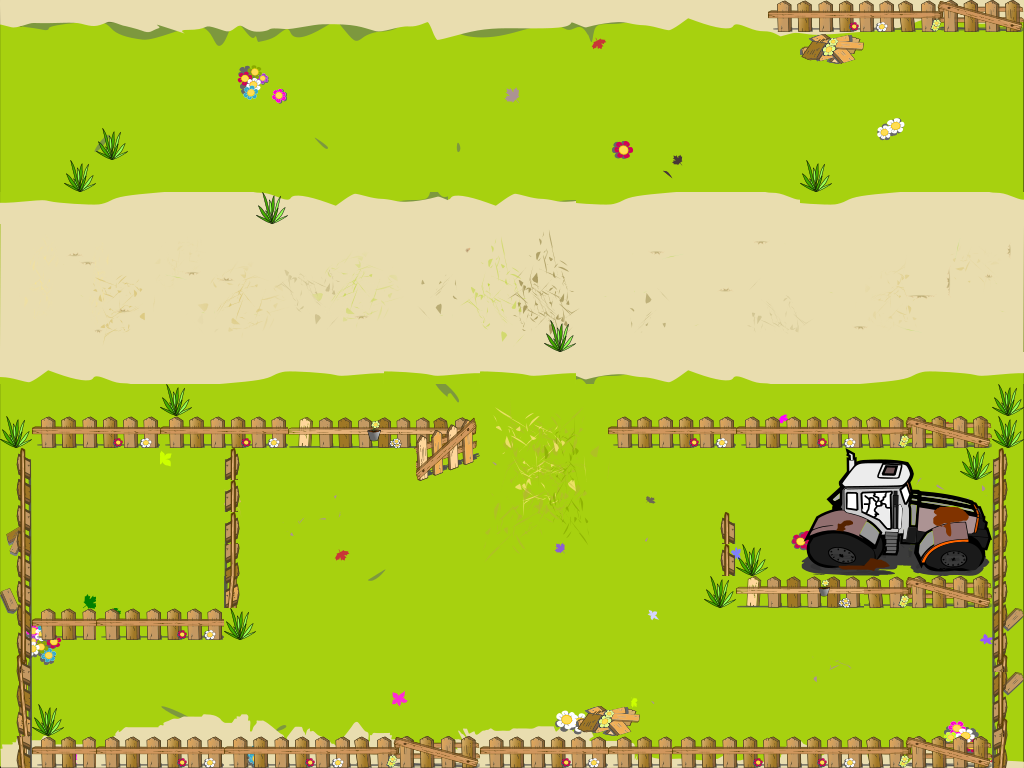

Rendered tile map (Tiled .tmx) drawn with the repository's tilesets; below, a short description and the map source with its tile grids summarised:
An orthogonal 32x24 tile map with 32x32 px tiles, 5 tile layers (terreno, intermediaria, margem, road, ...), 10 tilesets.

<map version="1.0" orientation="orthogonal" renderorder="left-up" width="32" height="24" tilewidth="32" tileheight="32" nextobjectid="1">
 <tileset firstgid="1" name="grama2" tilewidth="32" tileheight="32" tilecount="1">
  <image source="grama2.png" width="32" height="32" />
 </tileset>
 <tileset firstgid="2" name="cerca_frente_fechada" tilewidth="32" tileheight="32" tilecount="8">
  <image source="cerca_frente_fechada.png" width="257" height="32" />
 </tileset>
 <tileset firstgid="10" name="cerca_direita_fechada" tilewidth="32" tileheight="32" tilecount="10">
  <image source="cerca_direita_fechada.png" width="32" height="320" />
 </tileset>
 <tileset firstgid="20" name="cerca_esquerda_fechada" tilewidth="32" tileheight="32" tilecount="10">
  <image source="cerca_esquerda_fechada.png" width="32" height="320" />
 </tileset>
 <tileset firstgid="30" name="tratorParado" tilewidth="32" tileheight="32" tilecount="24">
  <image source="tratorParado.png" width="192" height="128" />
 </tileset>
 <tileset firstgid="54" name="cerca_frente_geral" tilewidth="32" tileheight="32" tilecount="5">
  <image source="cerca_frente_geral.png" width="190" height="32" />
 </tileset>
 <tileset firstgid="59" name="cerca_frente_aberta" tilewidth="32" tileheight="32" tilecount="12">
  <tileoffset x="0" y="1" />
  <image source="cerca_frente_aberta.png" width="192" height="64" />
 </tileset>
 <tileset firstgid="71" name="madeiras" tilewidth="32" tileheight="32" tilecount="2">
  <image source="madeiras.png" width="64" height="32" />
 </tileset>
 <tileset firstgid="73" name="estrada1BarroHoriz" tilewidth="32" tileheight="32" tilecount="128">
  <image source="estrada1BarroHoriz.png" width="1024" height="128" />
 </tileset>
 <tileset firstgid="201" name="terreno" tilewidth="32" tileheight="32" tilecount="768">
  <image source="terreno.png" width="1024" height="768" />
 </tileset>
 <layer name="terreno" width="32" height="24">
  <data>[768 cells, 768 non-empty, 768 distinct tile ids]</data>
 </layer>
 <layer name="intermediaria" width="32" height="24">
  <data>[768 cells, 9 non-empty, 9 distinct tile ids]</data>
 </layer>
 <layer name="margem" width="32" height="24">
  <data>[768 cells, 64 non-empty, 14 distinct tile ids]</data>
 </layer>
 <layer name="road" width="32" height="24">
  <data>[768 cells, 128 non-empty, 128 distinct tile ids]</data>
 </layer>
 <layer name="colisao" width="32" height="24">
  <data>[768 cells, 165 non-empty, 54 distinct tile ids]</data>
 </layer>
</map>
